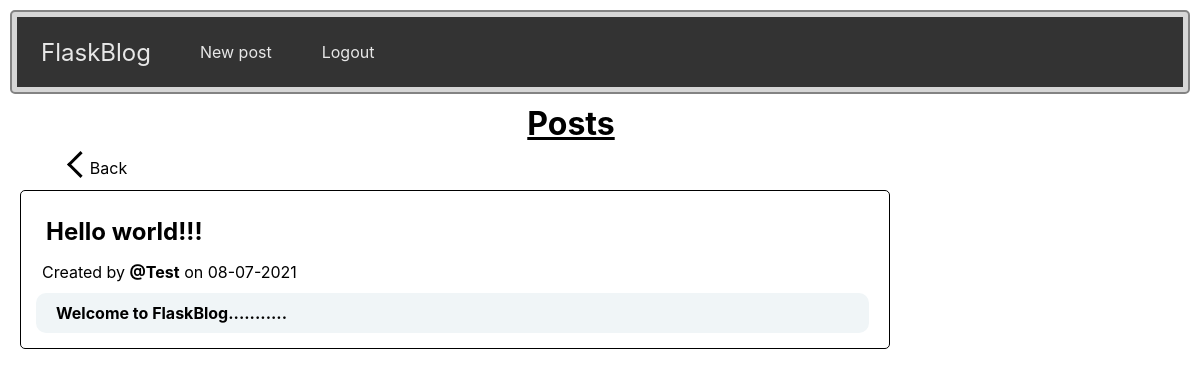
The app's page /post/1 (signed in) with its own data.
### website/models.py (models this page shows)
class Post(db.Model):
    id = db.Column(db.Integer, primary_key=True)
    title = db.Column(db.String(100), nullable= False)
    content = db.Column(db.String(5000), nullable= False)
    created = db.Column(db.DateTime, default=datetime.now())
    user_id = db.Column(db.Integer, db.ForeignKey('user.id'), nullable= False)

class User(db.Model,UserMixin) :
    id = db.Column(db.Integer, primary_key= True)
    name = db.Column(db.String(150), nullable= False)
    email = db.Column(db.String(150), unique= True, nullable= False)
    password = db.Column(db.String(150), nullable= False)
    posts = db.relationship('Post', backref= 'author')

### website/views.py (the view)
@views.route('/post/<int:id>')
def post(id):
    post = Post.query.get_or_404(id)
    return render_template('blog/post.html', post=post,user=current_user)

### website/__init__.py (called while the page is built)
def create_app():
    app = Flask(__name__)
    app.config['SECRET_KEY'] = 'Jay Yogeshwar'
    app.config['SQLALCHEMY_DATABASE_URI'] = f'sqlite:///{DB_NAME}'
    app.config['SQLALCHEMY_TRACK_MODIFICATIONS'] = False
    db.init_app(app)         #intialize the database
    from .views import views
    from .auth import auth
    from .errors import errors
    app.register_blueprint(views,url_prefix='/')
    app.register_blueprint(auth,url_prefix='/')
    app.register_blueprint(errors,url_prefix='/')
    from .models import User
    create_database(app)
    login_manager = LoginManager()
    login_manager.login_view = 'auth.login'
    login_manager.init_app(app)
    @login_manager.user_loader
    def load_user(id):
        return User.query.get(int(id))
    return app

### website/templates/blog/post.html
{% extends "base.html" %}
{% block header %}
<h1 style="text-align: center; width:75%; margin-left: 10%;">
  {% block title %}Posts{% endblock %}
</h1>
{% endblock %}
{% block content %}
<a href="{{ url_for('views.home') }}">
  <p><i class="arrow left"></i>Back</p>
</a>
<div class="row">
  <div class="leftcolumn">
    <div class="card">
      <h2>{{ post.title.capitalize() }}</h2>
      <p>Created by <strong>@{{ post.author.name.capitalize() }}</strong> on {{ post.created.strftime('%d-%m-%Y') }}</p>
      <h4>{{ post.content}}</h4>
    </div>
  </div>
</div><br>
{% endblock %}

### website/static/style.css (style rules this page uses)
* { box-sizing: border-box; padding: 0; margin: 0; }
body { font-family: -apple-system, BlinkMacSystemFont, 'Segoe UI', Roboto, Oxygen, Ubuntu, Cantarell, 'Open Sans', 'Helvetica Neue', sans-serif; background-color: #ffffff; padding: 10px; }
html { height: auto; background-color: #f2f2f2 ; }
a { text-decoration: none; color: #000000; transition: background-color .5s; }
div { border-radius: 5px; padding: 10px; }
p { padding: 1px; margin: 1px; }
.leftcolumn { float: left; width: 75%; border: 1px solid rgb(0, 0, 0); padding: 5px; padding-top: 1px; padding-left: 5px; padding-bottom: 5px; }
.card { background-color: white; padding: 5px; margin-top: 5px; margin-right: 10px; }
.card h2 { padding: 10px; margin: 5px; width: fit-content; transition: .2S; }
.card p { margin-bottom: 10px; margin-left: 10px; }
.card h4 { background-color: #f0f5f7; padding-left: 20px; padding-bottom: 10px; padding-top: 10px; width: auto; border-radius: 10px; margin-bottom: 5px; margin-left: 5px; margin-top: 5px ; display: block; }
.row:after { content: ""; display: table; clear: both; }
.arrow { border: 2px solid black; border-width: 0 3px 3px 0; display: inline-block; padding: 8px; margin-left: 5%; }
.left { transform: rotate(135deg); -webkit-transform: rotate(135deg); }

### records on screen
Post: title "Hello world!!!", created "08-07-2021", content "Welcome to FlaskBlog..........."
User: author.name "Test"
